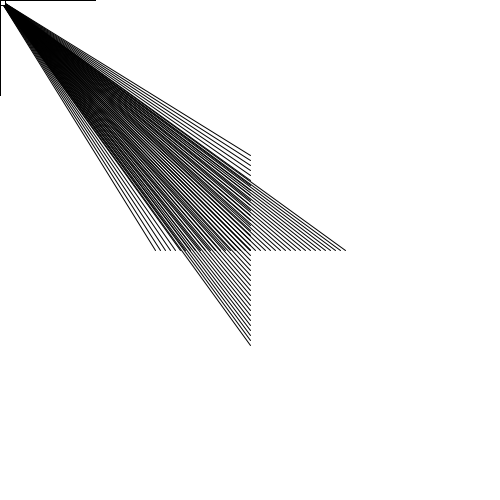
Frame 1 (no input)
Frame 60 (the mouse pressed at the canvas centre just before this capture): identical to frame 1, image omitted
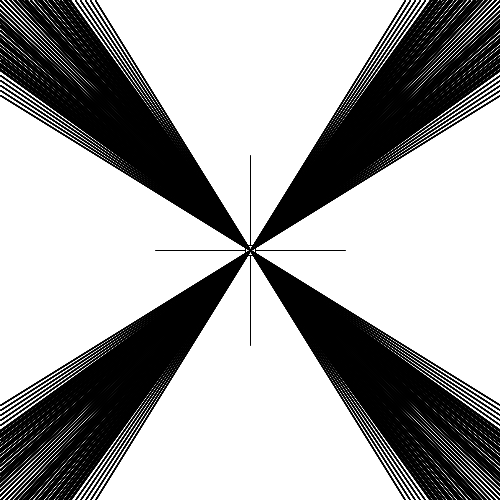
Frame 120 (the mouse held since frame 60 and released just before this capture)

The Processing sketch that drew these frames (run headless with seeded random() and noise(); from frame 60 on, the mouse is pressed at the canvas centre):

// Processing sketch: SS3_benddontbreak
// ── SS3_benddontbreak.pde
//Julien Massaux, Bend_Dont_Break,moving the cursor over the different quadrants creates a binding to that direction.


int x = 100;
int y = 0;
int a,b,c;
float j,k,l;



void setup(){
  rectMode(CENTER);
  size(500,500);
  a = 0;
  b=0;
  c=1;
}

void draw(){
  background(255);
  for(int i = 0; i < x; i+=5){
    //second();
    a=b;
    b=c;
    c=b+a;
    //line(c,-b,width/2+i,height/2);
    //line(-c,b,width/2-i,height/2);
    ////line(c,b,width/2,height/2+i);
    //line(-c,-b,width/2,height/2-i);
    //line(mouseX,mouseY,c,b);
    line(mouseX,mouseY,width/2+i,height/2);
    line(mouseX,mouseY,width/2-i,height/2);
    line(mouseX,mouseY,width/2,height/2+i);
    line(mouseX,mouseY,width/2,height/2-i);
    //line(mouseX,mouseY,width/2-i,height/2+i/2);
    
    rect(mouseX,mouseY,10,10);
    if(mouseX >= width/2 && mouseY >= height/2){
      for(int j = 10; j > 0;j--){
        line(mouseX,mouseY,width+i,height);
        line(mouseX,mouseY,width-i,height);
        line(mouseX,mouseY,width,height+i);
        line(mouseX,mouseY,width,height-i);
        
        
        
      }
    }
     if(mouseX <= width/2 && mouseY <= height/2){
      for(int j = 10; j > 0;j--){
        line(mouseX,mouseY,0+i,0);
        line(mouseX,mouseY,0-i,0);
        line(mouseX,mouseY,0,0+i);
        line(mouseX,mouseY,0,0-i);
        
        
        
      }
     }
     if(mouseX <= width/2 && mouseY >= height/2){
      for(int j = 10; j > 0;j--){
        line(mouseX,mouseY,0+i,height);
        line(mouseX,mouseY,0-i,height);
        line(mouseX,mouseY,0,height+i);
        line(mouseX,mouseY,0,height-i);
        
        
        
      }
     }
     if(mouseX >= width/2 && mouseY <= height/2){
      for(int j = 10; j > 0;j--){
        line(mouseX,mouseY,width+i,0);
        line(mouseX,mouseY,width-i,0);
        line(mouseX,mouseY,width,0+i);
        line(mouseX,mouseY,width,0-i);
        
        
        
      }
    }
  }
}
